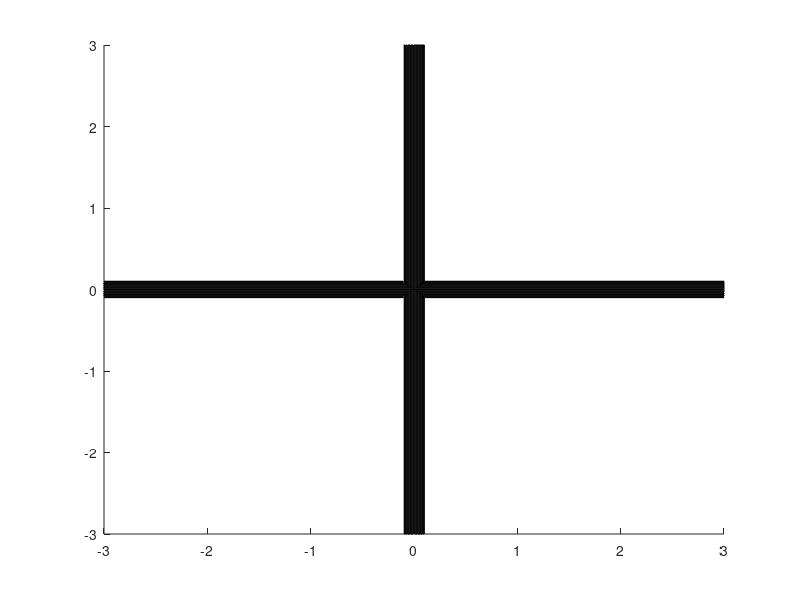

Recreate this plot in MATLAB. (Note: this script raises an error after producing the figure.)
function [h] = quadplane_figure(varargin) 
%% Set Defaults: 

fusColor      = .1*[1 1 1];
propColor     = [1 0 0];
edgeColor     = 'k';
linestyle     = '-'; 
scale         = 1; 
zscale        = 5; 
setroll       = false; 
setpitch      = false; 
setyaw        = false; 

%% Parse Inputs: 

if nargin>2 && isnumeric(varargin{1}) && isnumeric(varargin{2}) && isnumeric(varargin{3})
    x = varargin{1}; 
    y = varargin{2}; 
    z = varargin{3}; 
    assert(isscalar(x)==1,'c130 input x must be a scalar.')
    assert(isscalar(y)==1,'c130 input y must be a scalar.')
    assert(isscalar(z)==1,'c130 input z must be a scalar.')
else
    x = 0; 
    y = 0; 
    z = 0; 
end

tmp = strncmpi(varargin,'col',3); 
if any(tmp) 
    fusColor      = varargin{find(tmp)+1}; 
end

tmp = strncmpi(varargin,'fus',3)|strcmpi(varargin,'body'); 
if any(tmp)
    fusColor = varargin{find(tmp)+1}; 
end

tmp = strncmpi(varargin,'fail',4); 
if any(tmp)
    failure_id = varargin{find(tmp)+1}; 
end

tmp = strncmpi(varargin,'failtype',5); 
if any(tmp)
    failure_drf = varargin{find(tmp)+1}; 
end

tmp = strcmpi(varargin,'scale');  
if any(tmp) 
    scale = varargin{find(tmp)+1}; 
    assert(isscalar(scale)==1,'It may seem redundant, but the scale must be a scalar.')
end

tmp = strncmpi(varargin,'z',1); 
if any(tmp)
    zscale = varargin{find(tmp)+1}; 
    assert(isscalar(zscale)==1,'It may seem redundant, but the z scale must be a scalar.')
end

tmp = strncmpi(varargin,'lines',5); 
if any(tmp)
    linestyle = varargin{find(tmp)+1}; 
    assert(isnumeric(linestyle)==0,'LineStyle cannot be numeric.')
end

tmp = strncmpi(varargin,'linecol',7)|strncmpi(varargin,'edgecol',3); 
if any(tmp)
    edgeColor = varargin{find(tmp)+1}; 
end

tmp = strcmpi(varargin,'roll')|strcmpi(varargin,'biscuits'); 
if any(tmp)
    setroll = true; 
    roll = varargin{find(tmp)+1}; 
    assert(isscalar(roll)==1,'Roll must be a scalar value in degrees.')
end

tmp = strcmpi(varargin,'pitch'); 
if any(tmp)
    setpitch = true; 
    pitch = varargin{find(tmp)+1}; 
    assert(isscalar(pitch)==1,'Pitch must be a scalar value in degrees.')
end

tmp = strcmpi(varargin,'yaw')|strcmpi(varargin,'yall'); % to accommodate our southern friends 
if any(tmp)
    setyaw = true; 
    yaw = varargin{find(tmp)+1}; 
    assert(isscalar(yaw)==1,'Yaw must be a scalar value in degrees.')
end

tmp = strcmpi(varargin,'limits');
if any(tmp)
    limits = varargin{find(tmp)+1}; 
end


tmp = strcmpi(varargin,'pitch'); 
%% Dimensions: 
fusLength       = 3*scale;  
fusRadius       = .1*scale;  
wingWidth       = 3*scale; % changing wingWidth will affect several dimensions

% Center the dimensions: 
%y = y+9*wingWidth/5; 
z = z+fusRadius; 

%% Draw surfaces: 

% Fuselage: 
[xcf,zcf,ycf] = cylinder(fusRadius); 
h(1) = surface(xcf+x,y-ycf*fusLength,z+zcf*zscale,...
    'facecolor',fusColor,'linestyle',linestyle,...
    'edgecolor',edgeColor);

[xcf,zcf,ycf] = cylinder(fusRadius); 
h(2) = surface(xcf+x,y+ycf*fusLength,z+zcf*zscale,...
    'facecolor',fusColor,'linestyle',linestyle,...
    'edgecolor',edgeColor);

[ycf,zcf,xcf] = cylinder(fusRadius); 
h(3) = surface(xcf*fusLength+x,y+ycf,z+zcf*zscale,...
    'facecolor',fusColor,'linestyle',linestyle,...
    'edgecolor',edgeColor);

[ycf,zcf,xcf] = cylinder(fusRadius); 
h(4) = surface(-xcf*fusLength+x,y+ycf,z+zcf*zscale,...
    'facecolor',fusColor,'linestyle',linestyle,...
    'edgecolor',edgeColor);

% Propellers: 
if ~ismember(failure_id, [0,1,2,3,4])
    failiure_id = 0;
end

if failure_drf
    if failure_id == 1 || failure_id == 3
       failure_id  = [1 3];
    elseif failure_id == 2 || failure_id == 4
       failure_id = [2 4];
    end    
end

if failure_id == 0
    failure_id = [];
end

propColor = [propColor;propColor;propColor;propColor];
% propColor(failure_id,:) = propColor(failure_id,:)+[0 1 1];
propColor(failure_id,:) = repmat([1 1 1],length(failure_id),1);
xp = .4*wingWidth*sin(0:.2:2*pi); 
zp = .4*wingWidth*cos(0:.2:2*pi); 
yp = zeros(size(xp)); 
h(5) = patch(-3.2*scale+x+zp   ,y+xp             ,z-(yp+.1*scale)*zscale,propColor(4,:)); 
h(6) = patch(+2.8*scale+x+zp   ,y+xp             ,z-(yp+.1*scale)*zscale,propColor(2,:)); 
h(7) = patch(x+zp              ,y+xp+3*scale     ,z-(yp+.1*scale)*zscale,propColor(3,:));
h(8) = patch(x+zp              ,y+xp-3*scale     ,z-(yp+.1*scale)*zscale,propColor(1,:));
set(h(5:8),'facealpha',1.0,'edgealpha',.1);

[xcf,zcf,ycf] = cylinder(fusRadius); 
h(9) = surface(xcf+x,y+ycf*fusLength,z+zcf,...
    'facecolor',fusColor,'linestyle',linestyle,...
    'edgecolor',edgeColor);
rotate(h(9),[0 0 1],-135,[x y z]);

set(h(1:4),'facealpha',0.1,'edgealpha',0.1);
set(h(9),'facealpha',0.1,'edgealpha',0.1);
%% Set Roll, Pitch, and Yaw: 
rotate(h,[0 1 0],roll,[x y z]);
rotate(h,[1 0 0],pitch,[x y z]);
rotate(h,[0 0 1],yaw,[x y z]);
rotate(h,[0 0 1],45,[x y z]);
%% Set view
title('Quadrotor')
xlabel('x [m]')
ylabel('y [m]')
zlabel('z [m]')
grid on;

view([-30 30]); %30
% axis(limits);% tight equal
lighting flat%gouraud
    
% Discard surface handles if they're unwanted: 
if nargout==0
    clear h
end

end
